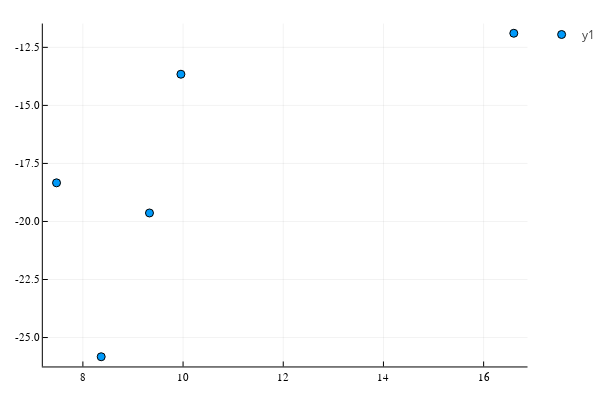

Notebook code for this chart:
### Code cell
zone_num=zone_num[indsel_pr_zone]
ra=ra[indsel_pr_zone]
dec=dec[indsel_pr_zone]
ind=findall(zone_num.==77)
@show(minimum(dec[ind]),maximum(dec[ind]))

@show(ra[ind],dec[ind])
plot(ra[ind],dec[ind],seriestype =:scatter)

### Figure 1 — Plotly figure (JSON) as saved in the notebook; plotly's stock layout.template omitted (floating-point values rounded to 4 significant figures)
{"data": [{"colorbar": {"title": ""}, "legendgroup": "y1", "marker": {"color": "rgba(0, 154, 250, 1.000)", "line": {"color": "rgba(0, 0, 0, 1.000)", "width": 1}, "size": 8, "symbol": "circle"}, "mode": "markers", "name": "y1", "showlegend": true, "type": "scatter", "x": [7.474, 9.329, 16.6, 8.366, 9.957], "xaxis": "x", "y": [-18.34, -19.63, -11.89, -25.83, -13.66], "yaxis": "y", "zmax": null, "zmin": null}], "layout": {"annotations": [], "height": 400, "legend_position": {"bgcolor": "rgba(255, 255, 255, 1.000)", "bordercolor": "rgba(0, 0, 0, 1.000)", "borderwidth": 1, "font": {"color": "rgba(0, 0, 0, 1.000)", "family": "sans-serif", "size": 11}, "title": {"font": {"color": "rgba(0, 0, 0, 1.000)", "family": "sans-serif", "size": 15}, "text": ""}, "tracegroupgap": 0, "traceorder": "normal", "x": 1, "xanchor": "auto", "y": 1, "yanchor": "auto"}, "margin": {"b": 20, "l": 0, "r": 0, "t": 20}, "paper_bgcolor": "rgba(255, 255, 255, 1.000)", "plot_bgcolor": "rgba(255, 255, 255, 1.000)", "showlegend": true, "width": 600, "xaxis": {"anchor": "y", "domain": [0.08064, 0.9934], "gridcolor": "rgba(0, 0, 0, 0.100)", "gridwidth": 0.5, "linecolor": "rgba(0, 0, 0, 1.000)", "mirror": false, "range": [7.2, 16.88], "showgrid": true, "showline": true, "showticklabels": true, "tickangle": 0, "tickcolor": "rgb(0, 0, 0)", "tickfont": {"color": "rgba(0, 0, 0, 1.000)", "family": "sans-serif", "size": 11}, "tickmode": "array", "ticks": "inside", "ticktext": ["8", "10", "12", "14", "16"], "tickvals": [8, 10, 12, 14, 16], "title": "", "titlefont": {"color": "rgba(0, 0, 0, 1.000)", "family": "sans-serif", "size": 15}, "type": "-", "visible": true, "zeroline": false, "zerolinecolor": "rgba(0, 0, 0, 1.000)"}, "yaxis": {"anchor": "x", "domain": [0.03762, 0.9902], "gridcolor": "rgba(0, 0, 0, 0.100)", "gridwidth": 0.5, "linecolor": "rgba(0, 0, 0, 1.000)", "mirror": false, "range": [-26.25, -11.47], "showgrid": true, "showline": true, "showticklabels": true, "tickangle": 0, "tickcolor": "rgb(0, 0, 0)", "tickfont": {"color": "rgba(0, 0, 0, 1.000)", "family": "sans-serif", "size": 11}, "tickmode": "array", "ticks": "inside", "ticktext": ["-25.0", "-22.5", "-20.0", "-17.5", "-15.0", "-12.5"], "tickvals": [-25, -22.5, -20, -17.5, -15, -12.5], "title": "", "titlefont": {"color": "rgba(0, 0, 0, 1.000)", "family": "sans-serif", "size": 15}, "type": "-", "visible": true, "zeroline": false, "zerolinecolor": "rgba(0, 0, 0, 1.000)"}}}
